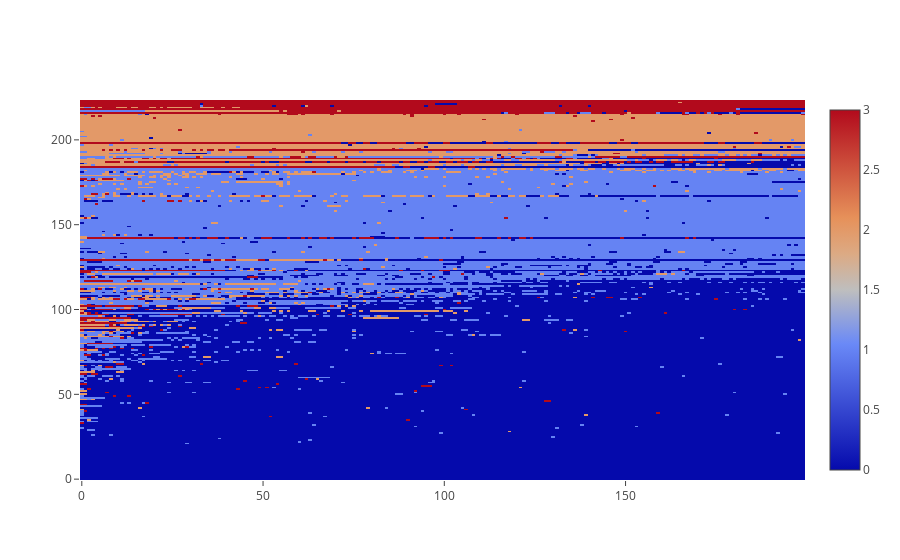

Write notebook code for a chart like this one.
### Markdown cell above
But if we visualize it at the level of the individual user, this starts telling a different story. Looks like users initially explore, then settle into a preferred difficulty. Most preferred difficulties will steadily fall, very few go up (other than some one-off difficulty bursts)

### Code cell
from difficulty_choices import plot_difficulty_choices_heatmap
plot_difficulty_choices_heatmap()

### Figure 1 — Plotly figure (JSON) as saved in the notebook; plotly's stock layout.template omitted (floating-point values rounded to 4 significant figures; data arrays with more than 128 entries replaced by an {"elided": "..."} marker saying what was removed)
{"data": [{"type": "heatmap", "uid": "93ee8c95-9260-4c3f-8fea-0e26e54efd92", "z": {"elided": "224x200 int values"}}], "layout": {}}
